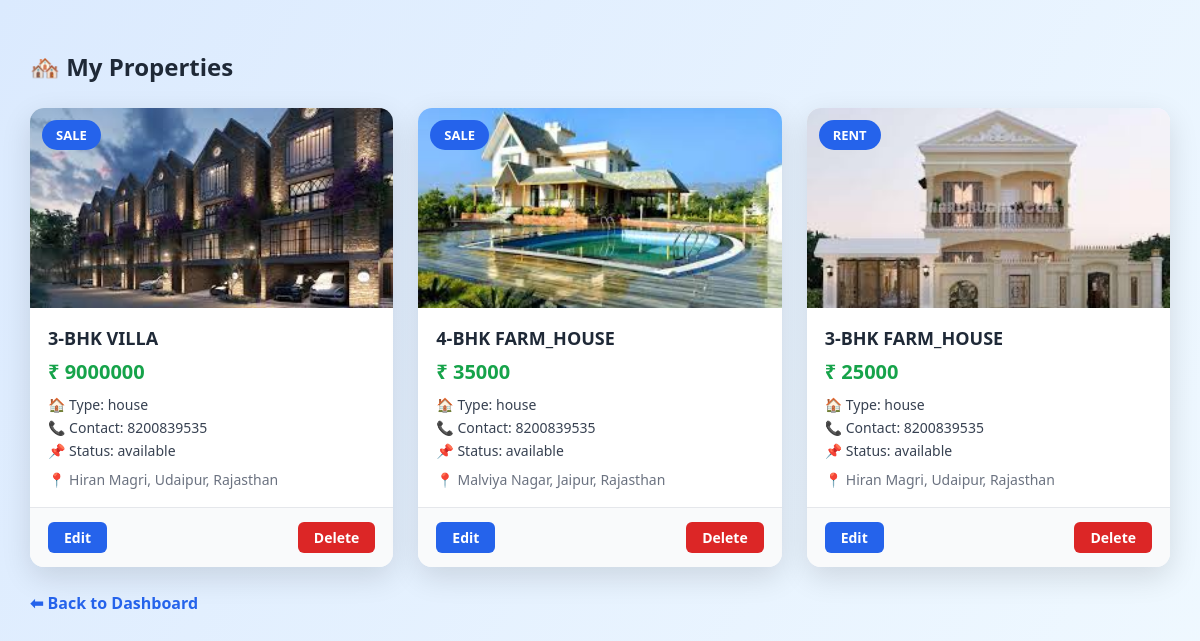
Page /my-properties (signed in) on the committed database.
### tables this page shows
CREATE TABLE properties (
            id INTEGER PRIMARY KEY AUTOINCREMENT,
            owner_id INTEGER,
            title TEXT,
            type TEXT,
            price INTEGER,
            description TEXT,
            image TEXT,
            contact_number TEXT,
            status TEXT DEFAULT 'available',
            deal_type TEXT,
            state TEXT,
            city TEXT,
            area TEXT
        );

### app.py (the view)
@app.route("/my-properties")
def my_properties():
    if "user" not in session or session.get("role") != "owner":
        return redirect(url_for("login"))
    conn = get_db()
    cursor = conn.cursor()
    cursor.execute(
        "SELECT id FROM users WHERE username=?",
        (session["user"],)
    )
    owner_id = cursor.fetchone()[0]
    cursor.execute("""
        SELECT * FROM properties
        WHERE owner_id=?
    """, (owner_id,))
    properties = cursor.fetchall()
    conn.close()
    return render_template("my_properties.html", properties=properties)

### app.py (called while the page is built)
@app.after_request
def add_global_headers(response):
    response.headers["Cache-Control"] = "no-store, no-cache, must-revalidate, private"
    response.headers["Pragma"] = "no-cache"
    response.headers["Expires"] = "0"
    return response

def get_db():
    return sqlite3.connect("users.db", timeout=10)  # wait 10 seconds if locked

### templates/my_properties.html (shortened to what this page needs)
<!DOCTYPE html>
<html lang="en">
<head>
</head>
<body>
<h2>🏘️ My Properties</h2>
{% if properties %}
<div class="properties-grid">
    {% for p in properties %}
    <div class="property-card">
        <div class="image-box">
            <img src="{{ url_for('static', filename='uploads/' + p[6]) }}">
            <div class="badge">{{ p[9]|upper }}</div>
        </div>
        <div class="property-body">
            <div class="property-title">{{ p[2] }}</div>
            <div class="price">₹ {{ p[4] }}</div>
            <div class="info">🏠 Type: {{ p[3] }}</div>
            <div class="info">📞 Contact: {{ p[7] }}</div>
            <div class="info">📌 Status: {{ p[8] }}</div>
            <div class="location">
                📍 {{ p[12] }}, {{ p[11] }}, {{ p[10] }}
            </div>
        </div>
        <div class="property-actions">
            <a href="{{ url_for('edit_property', property_id=p[0]) }}" class="edit">Edit</a>
            <a href="{{ url_for('delete_property', property_id=p[0]) }}"
               class="delete"
               onclick="return confirm('Are you sure you want to delete this property?');">
               Delete
            </a>
        </div>
    </div>
    {% endfor %}
</div>
{% else %}
<p>No properties added yet.</p>
{% endif %}
<a href="/owner/dashboard" class="back">⬅ Back to Dashboard</a>
</body>
</html>

### templates/my_properties.html (style rules this page uses)
* { box-sizing: border-box; font-family: "Segoe UI", Arial, sans-serif; }
body { margin: 0; padding: 30px; min-height: 100vh; background: linear-gradient( 120deg, #dbeafe, #f0f9ff, #e0e7ff, #cffafe ); background-size: 300% 300%; animation: bgMove 8s ease-in-out infinite; }
h2 { margin-bottom: 25px; color: #1f2937; }
.properties-grid { display: grid; grid-template-columns: repeat(auto-fill, minmax(340px, 1fr)); gap: 25px; }
.property-card { background: white; border-radius: 14px; overflow: hidden; box-shadow: 0 10px 30px rgba(0,0,0,0.12); transition: transform 0.3s ease, box-shadow 0.3s ease; }
.image-box { position: relative; height: 200px; overflow: hidden; }
.image-box img { width: 100%; height: 100%; object-fit: cover; }
.badge { position: absolute; top: 12px; left: 12px; background: #2563eb; color: white; padding: 6px 14px; border-radius: 20px; font-size: 13px; font-weight: bold; }
.property-body { padding: 18px; }
.property-title { font-size: 18px; font-weight: 600; margin-bottom: 8px; color: #1f2937; }
.price { font-size: 20px; font-weight: bold; color: #16a34a; margin-bottom: 10px; }
.info { font-size: 14px; color: #374151; margin: 4px 0; }
.location { margin-top: 10px; font-size: 14px; color: #6b7280; }
.property-actions { display: flex; justify-content: space-between; padding: 14px 18px; border-top: 1px solid #e5e7eb; background: #f9fafb; }
.property-actions a { text-decoration: none; font-weight: 600; padding: 6px 16px; border-radius: 6px; font-size: 14px; color: white; }
.edit { background: #2563eb; }
.delete { background: #dc2626; }
.back { display: inline-block; margin-top: 25px; text-decoration: none; color: #2563eb; font-weight: bold; }

### rows in the picture
properties: image (picture), deal_type "SALE", title "3-BHK VILLA", price "9000000", type "house", contact_number "8200839535", status "available", area "Hiran Magri", city "Udaipur", state "Rajasthan"
properties: image (picture), deal_type "SALE", title "4-BHK FARM_HOUSE", price "35000", type "house", contact_number "8200839535", status "available", area "Malviya Nagar", city "Jaipur", state "Rajasthan"
properties: image (picture), deal_type "RENT", title "3-BHK FARM_HOUSE", price "25000", type "house", contact_number "8200839535", status "available", area "Hiran Magri", city "Udaipur", state "Rajasthan"
